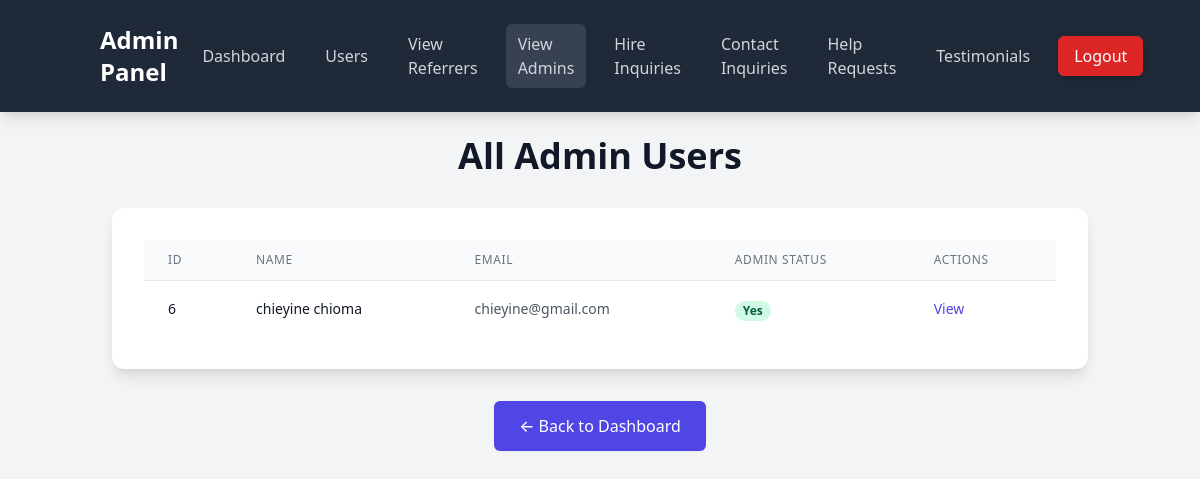
The page /admin/admins (signed in) on the database its author committed.
### app.py (models this page shows, shortened)
class User(db.Model, UserMixin):
    id = db.Column(db.Integer, primary_key=True)
    name = db.Column(db.String(150), nullable=False)
    email = db.Column(db.String(150), unique=True, nullable=False)
    password = db.Column(db.String(200), nullable=False)
    referral_code = db.Column(db.String(10), unique=True, nullable=False)
    is_admin = db.Column(db.Boolean, default=False)
    bank_details = db.relationship('Bank', backref='owner', lazy=True, uselist=False)
    enrollments = db.relationship('CourseEnrollment', backref='enroller', lazy=True)
    referred_by_id = db.Column(db.Integer, db.ForeignKey('user.id'), nullable=True)
    referrer = db.relationship('User', remote_side=[id], backref='referred_users') # Relationship to referrers
    is_partner = db.Column(db.Boolean, default=False)
    company_name = db.Column(db.String(150), nullable=True)
    contact_name = db.Column(db.String(150), nullable=True) # Could be same as 'name' for non-partner users, but good to have
    phone = db.Column(db.String(20), nullable=True)
    business_type = db.Column(db.String(100), nullable=True)

### app.py (the view)
@app.route('/admin/admins')
@login_required
@admin_required
def admin_admins_list():
    admins = User.query.filter_by(is_admin=True).all()
    return render_template('admin_admins_list.html', admins=admins)

### app.py (called while the page is built)
@login_manager.user_loader
def load_user(user_id):
    return User.query.get(int(user_id))

def admin_required(f):
    @wraps(f)
    def decorated_function(*args, **kwargs):
        if not current_user.is_authenticated:
            flash('Please log in to access this page.', 'danger')
            return redirect(url_for('admin_login')) # Redirect to admin login if not authenticated
        if not current_user.is_admin:
            flash('You do not have administrative access.', 'danger')
            return redirect(url_for('dashboard')) # Redirect to regular dashboard or home if not admin
        return f(*args, **kwargs)
    return decorated_function

@app.context_processor
def inject_now():
    return {'datetime': datetime}

### templates/admin_admins_list.html (shortened to what this page needs)
<!DOCTYPE html>
<html lang="en">
<head>
    <link href="https://cdn.jsdelivr.net/npm/tailwindcss@2.2.19/dist/tailwind.min.css" rel="stylesheet">
</head>
<body class="bg-gray-100 font-sans">
    <nav class="bg-gray-800 p-4 text-white shadow-lg">
        <div class="container mx-auto flex justify-between items-center">
            <a href="{{ url_for('admin_dashboard') }}" class="text-2xl font-bold rounded-md px-3 py-2 hover:bg-gray-700 transition duration-300">Admin Panel</a>
            <div class="flex items-center space-x-4">
                <a href="{{ url_for('admin_dashboard') }}" class="text-gray-300 hover:text-white px-3 py-2 rounded-md transition duration-300">Dashboard</a>
                <a href="{{ url_for('all_users') }}" class="text-gray-300 hover:text-white px-3 py-2 rounded-md transition duration-300">Users</a>
                <a href="{{ url_for('admin_referrers_list') }}" class="text-gray-300 hover:text-white px-3 py-2 rounded-md transition duration-300">View Referrers</a>
                <a href="{{ url_for('admin_admins_list') }}" class="text-gray-300 hover:text-white px-3 py-2 rounded-md transition duration-300 bg-gray-700">View Admins</a>
                <a href="{{ url_for('view_hire_inquiries') }}" class="text-gray-300 hover:text-white px-3 py-2 rounded-md transition duration-300">Hire Inquiries</a>
                <a href="{{ url_for('view_contact_inquiries') }}" class="text-gray-300 hover:text-white px-3 py-2 rounded-md transition duration-300">Contact Inquiries</a>
                <a href="{{ url_for('view_help_requests') }}" class="text-gray-300 hover:text-white px-3 py-2 rounded-md transition duration-300">Help Requests</a>
                <a href="{{ url_for('view_testimonials') }}" class="text-gray-300 hover:text-white px-3 py-2 rounded-md transition duration-300">Testimonials</a>
                <a href="{{ url_for('admin_logout') }}" class="bg-red-600 hover:bg-red-700 text-white px-4 py-2 rounded-md ml-4 transition duration-300 shadow-md">Logout</a>
            </div>
        </div>
    </nav>
    <div class="container mx-auto p-6">
        <h1 class="text-4xl font-extrabold mb-8 text-gray-900 text-center">All Admin Users</h1>
        <div class="bg-white p-8 rounded-xl shadow-lg">
            {% if admins %}
            <div class="overflow-x-auto">
                <table class="min-w-full divide-y divide-gray-200">
                    <thead class="bg-gray-50">
                        <tr>
                            <th scope="col" class="px-6 py-3 text-left text-xs font-medium text-gray-500 uppercase tracking-wider">
                                ID
                            </th>
                            <th scope="col" class="px-6 py-3 text-left text-xs font-medium text-gray-500 uppercase tracking-wider">
                                Name
                            </th>
                            <th scope="col" class="px-6 py-3 text-left text-xs font-medium text-gray-500 uppercase tracking-wider">
                                Email
                            </th>
                            <th scope="col" class="px-6 py-3 text-left text-xs font-medium text-gray-500 uppercase tracking-wider">
                                Admin Status
                            </th>
                            <th scope="col" class="px-6 py-3 text-left text-xs font-medium text-gray-500 uppercase tracking-wider">
                                Actions
                            </th>
                        </tr>
                    </thead>
                    <tbody class="bg-white divide-y divide-gray-200">
                        {% for admin in admins %}
                        <tr class="hover:bg-gray-50 transition duration-150 ease-in-out">
                            <td class="px-6 py-4 whitespace-nowrap text-sm font-medium text-gray-900">
                                {{ admin.id }}
                            </td>
                            <td class="px-6 py-4 whitespace-nowrap text-sm text-gray-900">
                                {{ admin.name }}
                            </td>
                            <td class="px-6 py-4 whitespace-nowrap text-sm text-gray-600">
                                {{ admin.email }}
                            </td>
                            <td class="px-6 py-4 whitespace-nowrap">
                                {% if admin.is_admin %}
                                    <span class="px-2 inline-flex text-xs leading-5 font-semibold rounded-full bg-green-100 text-green-800">
                                        Yes
                                    </span>
                                {% else %}
                                    <span class="px-2 inline-flex text-xs leading-5 font-semibold rounded-full bg-red-100 text-red-800">
                                        No
                                    </span>
                                {% endif %}
                            </td>
                            <td class="px-6 py-4 whitespace-nowrap text-sm font-medium">
                                <a href="{{ url_for('view_user', user_id=admin.id) }}" class="text-indigo-600 hover:text-indigo-900 mr-4">View</a>
                                </td>
                        </tr>
                        {% endfor %}
                    </tbody>
                </table>
            </div>
            {% else %}
            <p class="text-gray-600 text-lg text-center py-8">No admin users found.</p>
            {% endif %}
        </div>
        <div class="mt-8 text-center">
            <a href="{{ url_for('admin_dashboard') }}" class="inline-flex items-center px-6 py-3 border border-transparent text-base font-medium rounded-md shadow-sm text-white bg-indigo-600 hover:bg-indigo-700 focus:outline-none focus:ring-2 focus:ring-offset-2 focus:ring-indigo-500 transition duration-300">
                &larr; Back to Dashboard
            </a>
        </div>
    </div>
</body>
</html>

### templates/admin_admins_list.html (style rules this page uses)
body { font-family: 'Inter', sans-serif; }

### rows shown on the page
User: id "6", name "chieyine chioma", email "chieyine@gmail.com", is_admin "Yes"
